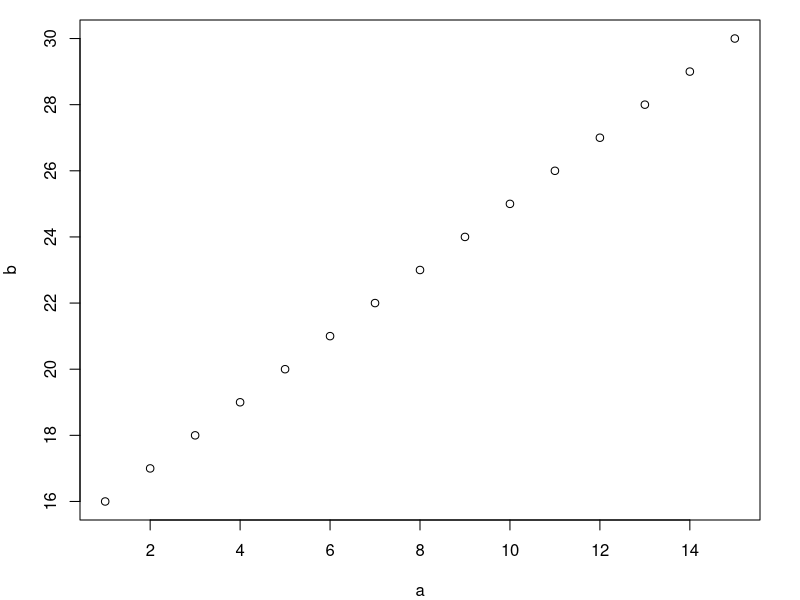
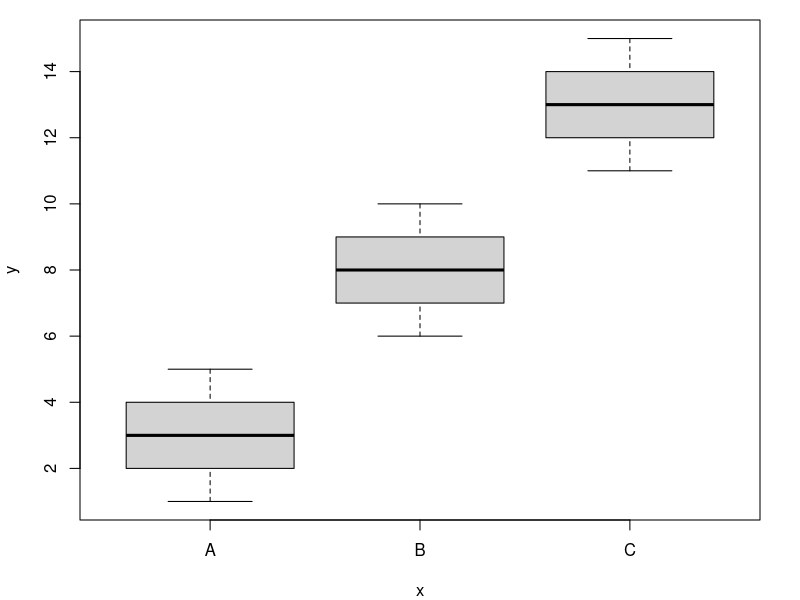
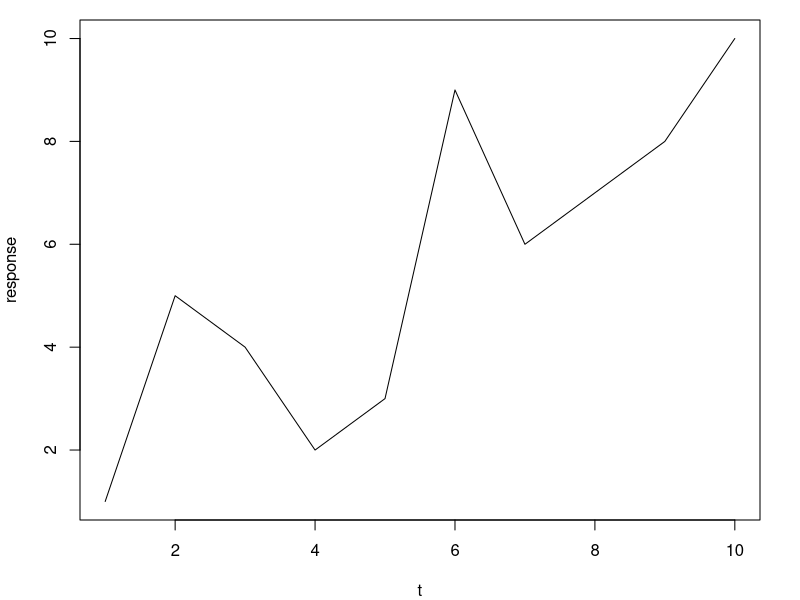
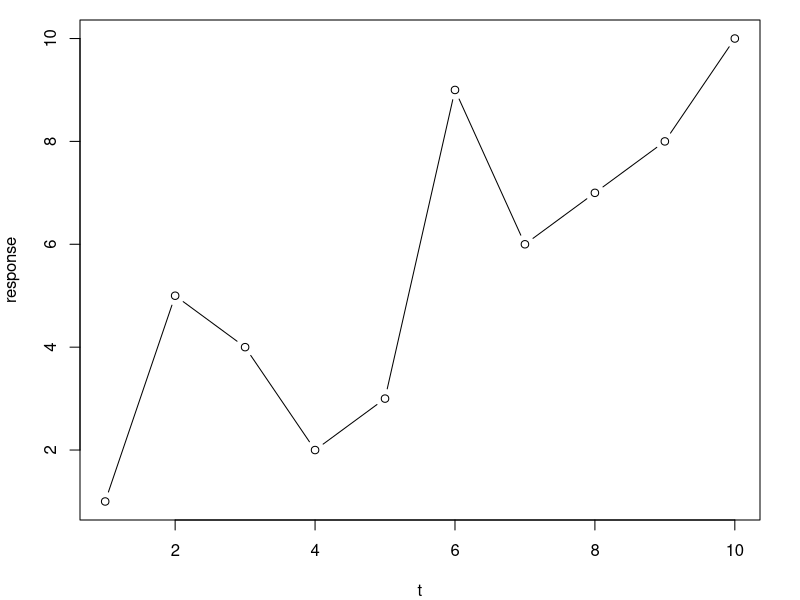
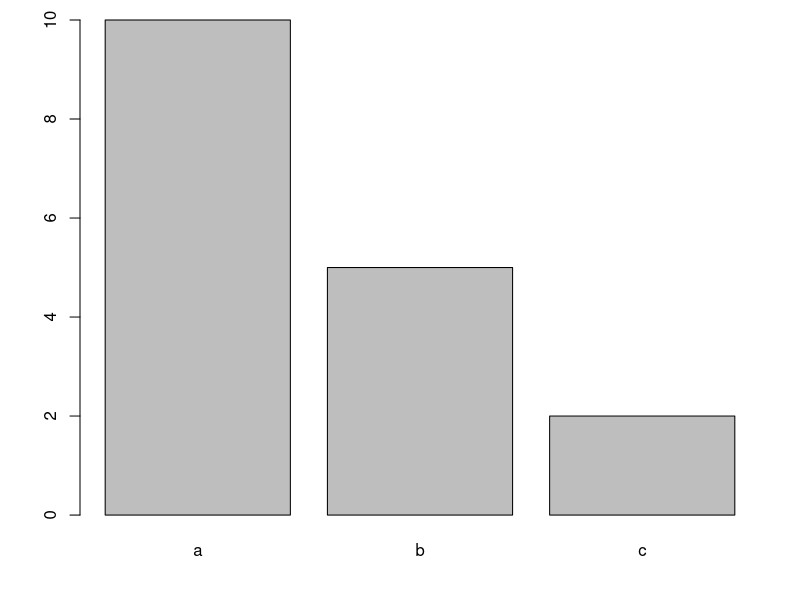
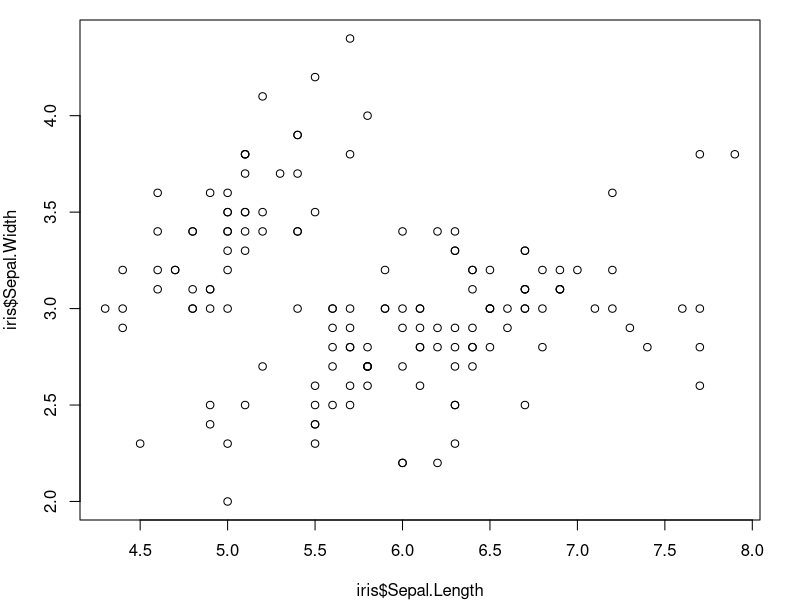
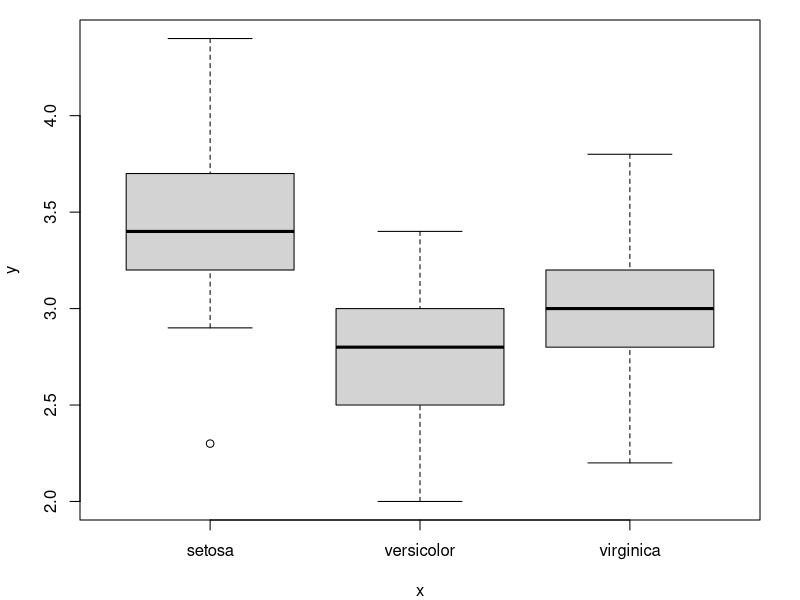
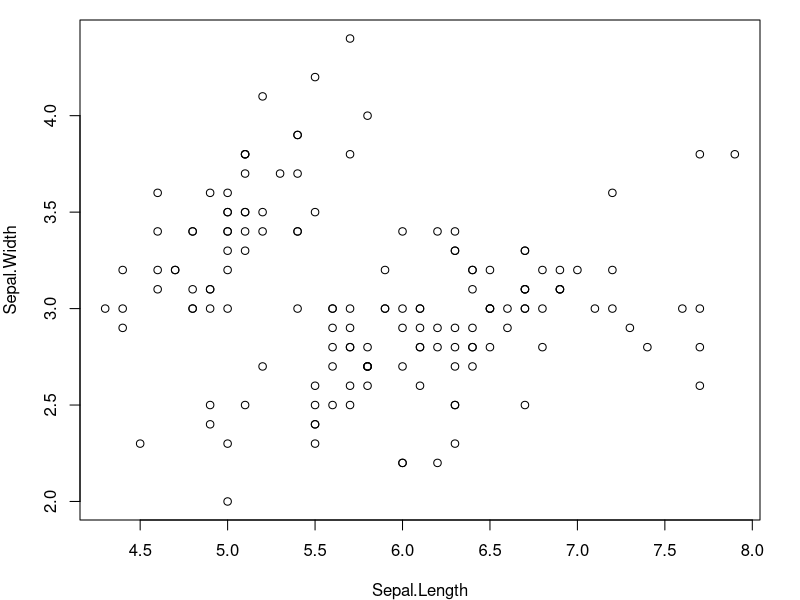

Recreate these plots in R, in order. (Note: this script raises an error after producing the figures.)
## ---- chunk 1
library(knitr)
#knitr::opts_chunk$set(out.width="3.5in")
## ---- chunk 2
par(mar=c(4,4,1,2))
a=seq(1,15, 1) #continuous variable 1
b=seq(16,30,1) #continuous variable 2
plot(a, b) #plot two continuous variables
## ---- chunk 3
par(mar=c(4,4,1,2))
fac=factor(c(rep("A", 5), rep("B", 5), rep("C", 5))) #a factor
plot(fac, a) #plot factor on x-axis and continuous variable on y-axis
## ---- chunk 4
par(mar=c(4,4,1,2))
t=seq(1,10,1) # time sequence, from 1 to 10
response=c(1,5,4,2,3,9,6,7,8,10) # 10 random numbers
plot(t, response, type="l") #plot a line plot
## ---- chunk 5
par(mar=c(4,4,1,2))
t=seq(1,10,1) # time sequence, from 1 to 10
response=c(1,5,4,2,3,9,6,7,8,10) # 10 random numbers
plot(t, response, type="b") #plot a line plot
## ---- chunk 6
groups=c(rep("a", 10), rep("b", 5), rep("c", 2))

## ---- chunk 7
groups.table=table(groups) #create a frequency table
groups.table #look at it

barplot(groups.table) #plot it
## ---- chunk 8
par(mar=c(4,4,1,2))
plot(iris$Sepal.Length, iris$Sepal.Width)
## ---- chunk 9
par(mar=c(4,4,1,2))
plot(iris$Species, iris$Sepal.Width)
## ---- chunk 10
par(mar=c(4,4,1,2))
plot(Sepal.Width~Sepal.Length, data=iris)
## ---- chunk 11
par(mar=c(4,4,1,2))
plot(Sepal.Width~Sepal.Length, data=iris, xlab="Sepal Length", ylab="Sepal Width")
## ---- chunk 12
par(mar=c(4,4,3,2))
plot(Sepal.Width~Sepal.Length, data=iris, xlab="Sepal Length", ylab="Sepal Width", main="Length vs. width of sepals in Iris", las=1)
## ---- chunk 13
par(mar=c(4,4,3,2))
plot(Sepal.Width~Sepal.Length, data=iris, xlab="Sepal Length", ylab="Sepal Width", main="Length vs. width of sepals in Iris", las=1, xlim=c(0,10), ylim=c(0,5))
## ---- chunk 14
par(mar=c(4,4,1,2))
plot(Sepal.Width~Sepal.Length, data=iris, xlab="Sepal Length", ylab="Sepal Width", las=1, pch=4)
## ---- chunk 15
plot(1:25, rep(1, 25), pch=1:25, cex=1.2,yaxt="n", xaxt="n",ylab="", xlab="", main="Point Types (pch=)", bty="n")
axis(1, at=1:25, lty=0)
## ---- chunk 16
par(mar=c(4,4,1,2))
plot(Sepal.Width~Sepal.Length, data=iris, xlab="Sepal Length", ylab="Sepal Width", las=1, pch=1, cex=3)
## ---- chunk 17
par(mar=c(4,4,1,2))
plot(Sepal.Width~Sepal.Length, data=iris, xlab="Sepal Length", ylab="Sepal Width",  las=1, pch=19, col=4)
## ---- chunk 18
plot(1:8, rep(1, 8), pch=19, col=1:8, cex=2,yaxt="n", xaxt="n",ylab="", xlab="", main="Point Colors (col=)", bty="n")
axis(1, at=1:8, lty=0)
## ---- chunk 19
par(mar=c(4,4,1,2))
plot(Sepal.Width~Sepal.Length, data=iris, xlab="Sepal Length", ylab="Sepal Width", las=1, pch=19, col="red")
## ---- chunk 20
plot(1:8, rep(1, 8), pch=19, col=c("tomato", "firebrick", "goldenrod2", "chartreuse4", "darkviolet", "mediumorchid3", "slateblue", "mistyrose4"), cex=2,yaxt="n", xaxt="n",ylab="", xlab="", main="Some named colors", bty="n")
axis(1, at=1:8, labels=c("tomato", "firebrick", "goldenrod2", "chartreuse4", "darkviolet", "mediumorchid3", "slateblue", "mistyrose4"), lty=0)
## ---- chunk 21
par(mar=c(4,4,1,2))
plot(Sepal.Width~Sepal.Length, data=iris, xlab="Sepal Length", ylab="Sepal Width", las=1, pch=19, col="#00FF00")
## ---- chunk 22
par(mar=c(4,4,1,2))
my.colors=rainbow(12) #set up color palette
plot(1:12, pch=19, cex=2, col=my.colors) #plot dots, each with different colors
## ---- chunk 23
par(mar=c(4,4,1,2))
my.colors=topo.colors(12) #set up color palette
plot(1:12, pch=19, cex=2, col=my.colors) #plot dots, each with different colors
## ---- chunk 24

par(mar=c(2,1,1,1), mfrow=c(1,2))
col.vec=c(rgb(0,0,0,1),  rgb(1,1,0,1),  rgb(1,0,1,1),  rgb(0,1,1,1),  rgb(1,0,0,1),  rgb(0,1,0,1),  rgb(0,0,1,1) )

plot(rep(1, length(col.vec)), seq(1,5, length=length(col.vec)), pch=19, col=col.vec, cex=6, yaxt="n", xaxt="n",ylab="", xlab="", bty="n", ylim=c(0,6))
text(rep(1, length(col.vec)), seq(1,5, length=length(col.vec)), labels=c("rgb(0,0,0,1)",  "rgb(1,1,0,1)",  "rgb(1,0,1,1)",  "rgb(0,1,1,1)",  "rgb(1,0,0,1)",  "rgb(0,1,0,1)",  "rgb(0,0,1,1)" ), pos=4, offset=1.5)

col.vec2=c(rgb(0,0,0,0.5),  rgb(1,1,0,0.5),  rgb(1,0,1,0.5),  rgb(0,1,1,0.5),  rgb(1,0,0,0.5),  rgb(0,1,0,0.5),  rgb(0,0,1,0.5) )

plot(rep(1, length(col.vec2)), seq(1,5, length=length(col.vec2)), pch=19, col=col.vec2, cex=6, yaxt="n", xaxt="n",ylab="", xlab="", bty="n", ylim=c(0,6))
text(rep(1, length(col.vec)), seq(1,5, length=length(col.vec2)), labels=c("rgb(0,0,0,0.5)",  "rgb(1,1,0,0.5)",  "rgb(1,0,1,0.5)",  "rgb(0,1,1,0.5)",  "rgb(1,0,0,0.5)",  "rgb(0,1,0,0.5)",  "rgb(0,0,1,0.5)" ), pos=4, offset=1.5)
## ---- chunk 25
par(mar=c(4,4,1,2))
plot(Sepal.Width~Sepal.Length, data=iris, xlab="Sepal Length", ylab="Sepal Width", las=1, pch=19, cex=3, col=rgb(1, 0, 0, 0.5))
## ---- chunk 26
par(mar=c(4,4,1,2))
par(mfrow=c(1,2)) #set up a plotting region with one row and two columns:
plot(Sepal.Width~Sepal.Length, data=iris, xlab="Sepal Length", ylab="Sepal Width",  las=1, pch=19, col="#00FF00") #first plot
plot(Sepal.Width~Sepal.Length, data=iris, xlab="Sepal Length", ylab="Sepal Width", las=1, pch=19, col="tomato") #secon plot
## ---- chunk 27
head(iris$Species) #recall that head() shows the first three elements of a vector
## ---- chunk 28
as.numeric(iris$Species) #convert species into numbers.
## ---- chunk 29
par(mar=c(4,4,1,2))
plot(Sepal.Width~Sepal.Length, data=iris, xlab="Sepal Length", ylab="Sepal Width", las=1, pch=19, col=as.numeric(iris$Species))
## ---- chunk 30
colorset=rainbow(3) #create a palette of 3 colors
pt.cols=colorset[as.numeric(iris$Species)] #This is now a vector of colors for each point
## ---- chunk 31
par(mar=c(4,4,1,2))
plot(Sepal.Width~Sepal.Length, data=iris, xlab="Sepal Length", ylab="Sepal Width", las=1, pch=19, col=pt.cols)
## ---- chunk 32
par(mar=c(4,4,1,2))
plot(Sepal.Width~Sepal.Length, data=iris, xlab="Sepal Length", ylab="Sepal Width", las=1, pch=19, col=pt.cols)
legend("bottomright", legend=c("I. setosa", "I. versicolor", "I. virginica"), pch=19, col=colorset)
## ---- chunk 33
par(mar=c(4,4,1,7), xpd=TRUE) #make the margin wider, and allow me to plot outside the box.

plot(Sepal.Width~Sepal.Length, data=iris, xlab="Sepal Length", ylab="Sepal Width", las=1, pch=19, col=pt.cols)

legend(8.2, 3, legend=c("I. setosa", "I. versicolor", "I. virginica"), pch=19, col=colorset)
## ---- chunk 34
par(mar=c(4,4,1,2))
plot(Sepal.Width~Sepal.Length, data=iris, xlab="Sepal Length", ylab="Sepal Width", las=1, pch=19, col=pt.cols) #make the plot again without the legend
example.plot=recordPlot() #save the plot as an object called 'example.plot'
## ---- chunk 35
mean.Sepal.length=tapply(iris$Sepal.Length, iris$Species, mean)
mean.Sepal.width=tapply(iris$Sepal.Width, iris$Species, mean)
mean.Sepal.length
mean.Sepal.width
## ---- chunk 36
par(mar=c(4,4,1,2))
example.plot
points(x=mean.Sepal.length, y=mean.Sepal.width, pch="x", cex=2) #add an "x" at the mean Sepal length & width for all three species
## ---- chunk 37
par(mar=c(4,4,1,2))
example.plot
points(x=mean.Sepal.length, y=mean.Sepal.width, pch="x", cex=2) #add an "x" at the mean Sepal length & width for all three species
text(x=mean.Sepal.length, y=mean.Sepal.width, labels=c("setosa", "versicolor", "virginica"), pos=1, offset=0.5)
## ---- chunk 38
par(mar=c(4,4,1,2))
example.plot
abline(v=mean.Sepal.length, lty=3) #add a vertical lines at the mean Sepal length for each species. 
## ---- chunk 39
par(mar=c(4,4,1,2))
example.plot
abline(v=mean.Sepal.length, lty=3, col=colorset) #add a vertical lines at the mean Sepal length for each species. 
abline(h=mean.Sepal.width, lty=3, col=colorset) #add a vertical lines at the mean Sepal length for each species. 
## ---- chunk 40
knitr::include_graphics("images/Saving_plot.png")
